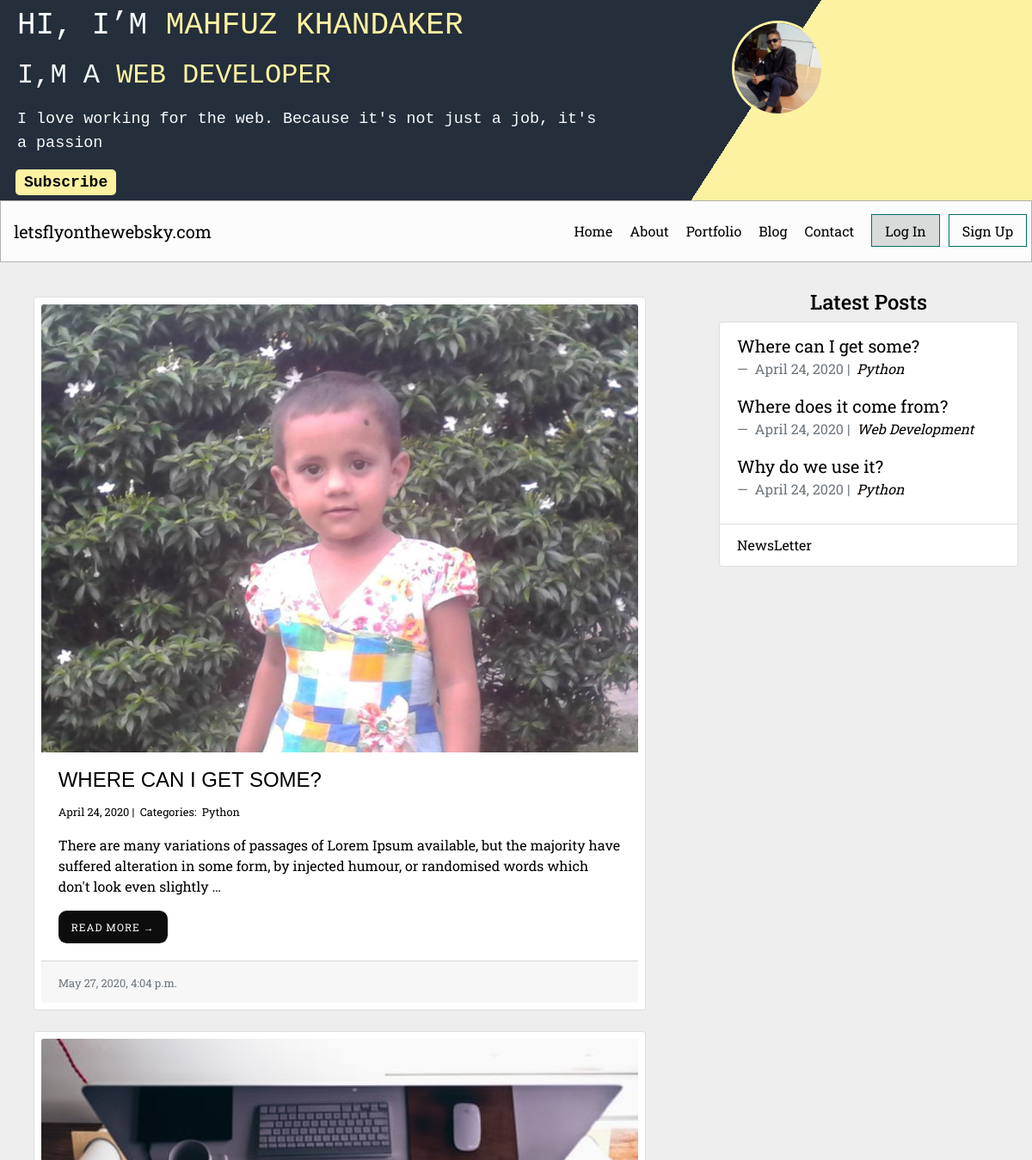
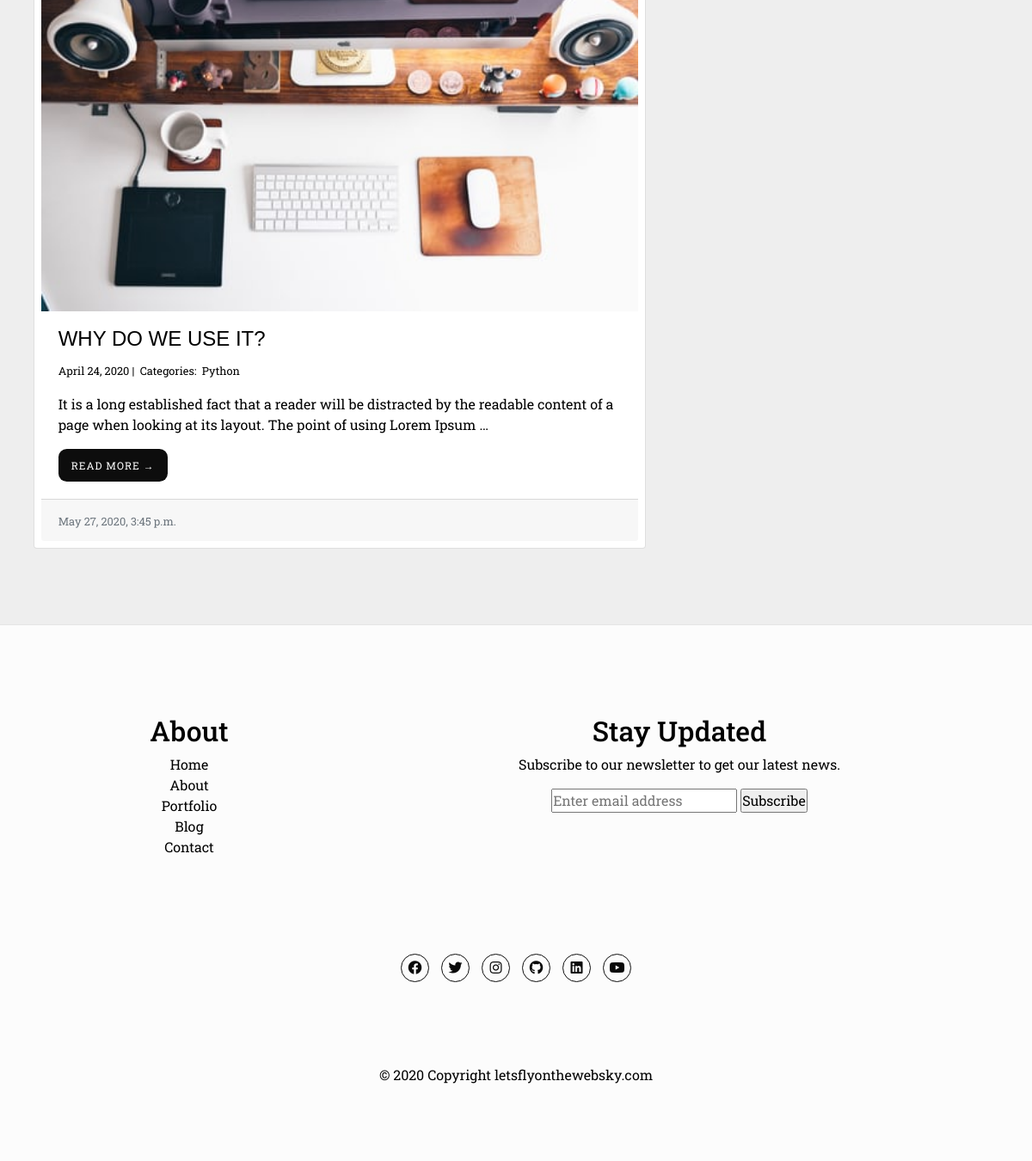
The app's page /blog/Python with its own data (2 pictures, top to bottom).
### about/models.py (models this page shows, shortened)
class About(models.Model):
    profile_pic = models.ImageField(upload_to='images/', blank=True)
    name        = models.CharField(max_length=120)
    title       = models.CharField(max_length=120)
    bio         = models.CharField(max_length=250)
    description = models.TextField()
    website     = models.URLField(blank=True, null=True)
    objects = models.Manager()

### blog/models.py (models this page shows, shortened)
class Post(models.Model):
    main_image      = models.ImageField(upload_to='images/', blank=True)
    title           = models.CharField(max_length=255)
    slug            = models.SlugField(null=False, unique=True)
    body            = models.TextField()
    created_on      = models.DateTimeField(auto_now_add=True)
    status          = models.IntegerField(choices=STATUS, default=0)
    last_modified   = models.DateTimeField(auto_now=True)
    categories      = models.ManyToManyField('Category', related_name='posts')
    read_time       = models.IntegerField(default=0)
    number_of_views = models.IntegerField(default=0, null=True, blank=True)
    number_of_likes = models.IntegerField(default=0, null=True, blank=True)
    objects = models.Manager()
    class Meta:
        ordering = ['-created_on']
    def get_absolute_url(self):
        return reverse('blog_detail', kwargs={'slug': self.slug})

class Category(models.Model):
    name = models.CharField(max_length=20, db_index=True,unique=True)
    objects = models.Manager()

### blog/views.py (the view)
# urls.py: path('<category>', views.blog_category, name="blog_category"),
def blog_category(request, category):
    posts = Post.objects.filter(
        categories__name__contains=category
    ).order_by(
        '-created_on'
    )
    context = {
        'category': category,
        'posts': posts
    }
    return render(request, 'blog_category.html', context)

### about/templatetags/about_tags.py (called while the page is built)
@register.inclusion_tag('_about_me.html')
def about_me():
    abouts = About.objects.all()
    return {'abouts': abouts}

### blog/templatetags/blog_tags.py (called while the page is built)
@register.inclusion_tag('_latest_posts.html')
def latest_posts():
    posts = Post.objects.filter(status=1)[:3]
    return {'posts': posts}

### blog/templatetags/markdown_extras.py (called while the page is built)
@register.filter()
@stringfilter
def markdown(value):
    return md.markdown(value, extensions=['markdown.extensions.fenced_code'])

### blog/templates/blog_category.html
{% extends "base.html" %}
{% load markdown_extras %}
{% block page_content %}
    <div class="container">
      <div class="row">
          <div class="col-md-12 left">
            {% for post in posts %}
              <div class="card mb-4">
                {% if post.main_image %}
                  <img class="card-img-top" src="{{ post.main_image.url }}" />
                {% endif %}
                  <div class="card-body">
                      <h3 class="card-title"><a href="{% url 'blog_detail' post.slug %}">{{ post.title }}</a></h3>
                      <small>
                        {{ post.created_on.date }} |&nbsp;
                        Categories:&nbsp;
                        {% for category in post.categories.all %}
                        <a href="{% url 'blog_category' category.name %}">
                            {{ category.name }}
                        </a>&nbsp;
                        {% endfor %}
                      </small>
                      <p class="card-text">{{ post.body | markdown | safe | truncatewords:30 }}</p>
                      <a href="{% url 'blog_detail' post.slug %}" class="blog-home__cta">Read More &rarr;</a>
                  </div>
                  <div class="card-footer">
                    <small class="text-muted">{{ post.last_modified }}</small>
                  </div>
              </div>
              {% endfor %}
          </div>
      </div>
  </div>
{% endblock %}

### about/templates/_about_me.html
{% for about_entry in abouts %}
<header>
  <div class="container-fluid">
    <div class="row">
      <div class="col-12">
        <div class="parent">
          <div class="box-one">
              <h3>Hi, I’m <span class="color-secondary">{{ about_entry.name }}</span></h3>
              <h5>I,m a <span class="color-secondary">{{ about_entry.title }}</span></h5>
              <p>{{ about_entry.bio }}</p>
              <div class="ml-2"> <a class="subscribe-link" href="{% url 'newsletters:subscribe' %}">Subscribe</a> </div>
          </div>
          <div class="box-two">
            <div class="image" >
            <img src="{{ about_entry.profile_pic.url }}" >
            </div>
          </div>
        </div>
    </div>
    </div>
  </div>
  </header>
{% endfor %}

### blog/templates/_latest_posts.html
{% for entry in posts %}
<blockquote class="blockquote">
  <p class="mb-0"><a href="{{ entry.get_absolute_url }}">{{ entry.title }}</a></p>
  <footer class="blockquote-footer">
    {{ entry.created_on.date }} |&nbsp;
    <cite title="Source Title">
      {% for category in entry.categories.all %}
      <a href="{% url 'blog_category' category.name %}">
        {{ category.name }}
      </a>
      {% endfor %}
    </cite>
  </footer>
</blockquote>
{% endfor %}

### static/css/main.css (style rules this page uses)
*, *:before, *:after { margin: 0; padding: 0; -moz-box-sizing: border-box; -webkit-box-sizing: border-box; -ms-box-sizing: border-box; box-sizing: border-box; transition: 0.4s ease all; }
html { height: 100%; font-size: 100%; }
body { display: block; background: #eee; color: #000000; }
.container-fluid, .container-lg, .container-md, .container-sm, .container-xl { width: 100%; padding-right: 0; padding-left: 0; margin-right: auto; margin-left: auto; }
header { min-height: 10vh; z-index: 10; }
.parent { background-color: #252E3B; display: flex; }
.box-one { width: 75%; color: #f7fafa; background-color: #252E3B; padding: 7px 10px; }
.box-two { width: 50%; background: linear-gradient(-57deg, #fcf2a2 63%, #252E3B 42%); color: white; }
.color-secondary, a { color: #fcf2a2; text-decoration: none; }
.subscribe-link { padding: 5px 10px; background: #fcf2a2; border-radius: 5px; font-family: monospace; font-weight: 600; font-size: 18px; color: #000000; }
header h3 { padding-top: 5px; padding-left: 10px; font-size: 0.85em; font-family: monospace; }
header h5 { padding-left: 10px; font-size: 0.75em; font-family: monospace; }
header p { padding-left: 10px; font-size: 0.55em; font-family: monospace; }
.image { height: 66px; width: 66px; border-radius: 50%; margin-top: 5%; margin-left: 22%; }
.image img { max-width: 100%; height: auto; border-radius: 50%; border: 3px solid #fcf2a2; }
@media (min-width: 576px) { header h3 { font-size: 1.25em; } }
@media (min-width: 576px) { header h5 { font-size: 1.15em; } }
@media (min-width: 576px) { header p { font-size: 0.75em; font-family: monospace; } }
@media (min-width: 576px) { .image { height: 77px; width: 77px; border-radius: 50%; margin-left: 27%; } }
@media (min-width: 768px) { header h3 { font-size: 1.50em; } }
@media (min-width: 768px) { header h5 { font-size: 1.25em; } }
@media (min-width: 768px) { header p { font-size: 0.85em; font-family: monospace; } }
@media (min-width: 768px) { .image { height: 87px; width: 87px; border-radius: 50%; } }
@media (min-width: 992px) { header h3 { font-size: 1.75em; } }
@media (min-width: 992px) { header h5 { font-size: 1.50em; } }
@media (min-width: 992px) { header p { font-size: 1em; font-family: monospace; } }
@media (min-width: 992px) { .image { height: 97px; width: 97px; border-radius: 50%; } }
@media (min-width: 1200px) { header h3 { font-size: 2.25em; } }
@media (min-width: 1200px) { header h5 { font-size: 2em; } }
@media (min-width: 1200px) { header p { font-size: 1.15em; font-family: monospace; } }
@media (min-width: 1200px) { .image { height: 107px; width: 107px; border-radius: 50%; } }
a { color: #000000; text-decoration: none; }
body, button, input { font-family: Roboto Slab; }
h3 { font: 1.5em/1 Helvetica, sans-serif; text-transform: uppercase; margin-bottom: .667em; }
h5 { font: 1.25em/1 Helvetica, sans-serif; text-transform: uppercase; margin-bottom: .667em; }
p { margin-bottom: 1em; }
.blog-home__cta { display: inline-block; padding: 10px 15px; letter-spacing: 1px; text-transform: uppercase; font-size: 0.75em; color: #fff; background: #0d0d0d; border-radius: 0.8em; }
.card { padding: .5em; background: #fff; -webkit-transition: all 0.4s ease; transition: all 0.4s ease; }
.card-img-top { width: 100%; object-fit: cover; }

### records on screen
About: name "MAHFUZ KHANDAKER", title "WEB DEVELOPER", bio "I love working for the web. Because it's not just a job, it's a passion", profile_pic (picture)
Post: main_image (picture), title "WHERE CAN I GET SOME?", created_on "April 24, 2020", body "There are many variations of passages of Lorem Ipsum available, but the majority have suffered alteration in some form, by injected humour, or randomised words which don't look even slightly …", last_modified "May 27, 2020, 4:04 p.m.", title "Where can I get some?"
Category: name "Python"
Post: main_image (picture), title "WHY DO WE USE IT?", created_on "April 24, 2020", body "It is a long established fact that a reader will be distracted by the readable content of a page when looking at its layout. The point of using Lorem Ipsum …", last_modified "May 27, 2020, 3:45 p.m.", title "Why do we use it?"
Post: title "Where does it come from?", created_on "April 24, 2020"
Category: name "Web Development"
